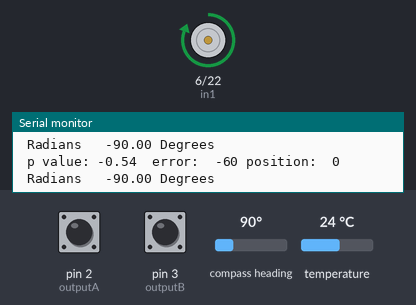
Simulated run of this sketch. Board: Arduino Mega 2560, built with avr-gcc and run on an emulated ATmega2560. Parts: motor-driver pin pairs drawn as motors (green arrow = first pin HIGH = forward, orange = second pin HIGH = backward, longer = more drive), the last lines printed to the serial monitor. The test bench sets the inputs (shaded band); at power-on: compass heading 90°, pin 2 (outputA) HIGH, pin 3 (outputB) HIGH, temperature 24 °C.

Above: at 2.2 s.
2.3 s: compass heading set to 7°
At 3.7 s:
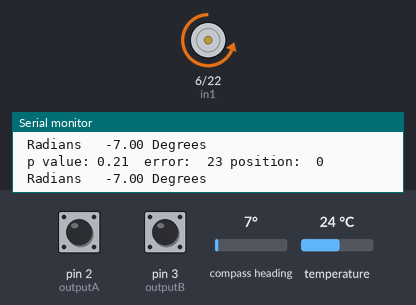
4.0 s: compass heading set to 90°
At 5.3 s:
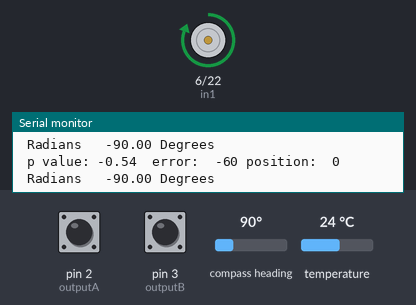
Timing chart, 0 to 7.0 s (numbered marks = the images above; inputs shaded):
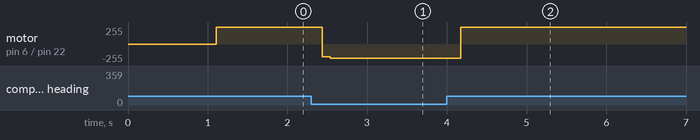

The sketch:

pid_imu.ino
```cpp
#include <Wire.h>
#include <Adafruit_Sensor.h>
#include <Adafruit_BNO055.h>
#include <utility/imumaths.h>

#define outputA 2
#define outputB 3
//#define enc_coun_rev 620
#define in1 6
#define in2 22
#define BNO055_SAMPLERATE_DELAY_MS (100)

Adafruit_BNO055 bno = Adafruit_BNO055(-1, 0x28, &Wire);

float  kp=0.009;
float kd=0.0001;
float ki=0;
int pos,dist=0;
float previousMillis = 0;
float currentMillis = 0;
//int  interval=1000;
//float rpm_right;
int setpoint;
int target;
int error;
float  p;
float deltaT,errord,errori=0.0000;
int eprev;
int pwm;


//int a1;

void setup()
{
  //Serial.begin(9600);
  Serial.begin(115200);

  while (!Serial) delay(10);  // wait for serial port to open!

  Serial.println("Orientation Sensor Raw Data Test"); Serial.println("");

  /* Initialise the sensor */
  if(!bno.begin())
  {
    /* There was a problem detecting the BNO055 ... check your connections */
    Serial.print("Ooops, no BNO055 detected ... Check your wiring or I2C ADDR!");
    while(1);
  }

  delay(1000);

  /* Display the current temperature */
  int8_t temp = bno.getTemp();
  Serial.print("Current Temperature: ");
  Serial.print(temp);
  Serial.println(" C");
  Serial.println("");

  bno.setExtCrystalUse(true);

  Serial.println("Calibration status values: 0=uncalibrated, 3=fully calibrated");

  pinMode(outputA,INPUT_PULLUP);
   pinMode(outputB,INPUT_PULLUP);
   pinMode(in1,OUTPUT);
   pinMode(in2,OUTPUT);

   //a1=digitalRead(outputA);
   attachInterrupt(digitalPinToInterrupt(outputA),ReadEncoder,RISING);
  attachInterrupt(digitalPinToInterrupt(outputB),ReadEncoderB,RISING);

}
void loop()
{

 imu::Quaternion quat = bno.getQuat();

 double rm[3][3];

rm[1][1] = quat.w()*quat.w() + quat.x()*quat.x() - quat.y()*quat.y() - quat.z()*quat.z();
rm[1][2] = 2*quat.x()*quat.y() - 2*quat.w()*quat.z();
rm[1][3] = 2*quat.x()*quat.z() + 2*quat.w()*quat.y();
rm[2][1] = 2*quat.x()*quat.y() + 2*quat.w()*quat.z();
rm[2][2] = quat.w()*quat.w() - quat.x()*quat.x() + quat.y()*quat.y() - quat.z()*quat.z();
rm[2][3] = 2*quat.y()*quat.z() - 2*quat.w()*quat.x();
rm[3][1] = 2*quat.x()*quat.z() - 2*quat.w()*quat.y();
rm[3][2] = 2*quat.y()*quat.z() + 2*quat.w()*quat.x();
rm[3][3] = quat.w()*quat.w() - quat.x()*quat.x() - quat.y()*quat.y() + quat.z()*quat.z();

/* Create Roll Pitch Yaw Angles from Quaternions */
double yy = quat.y() * quat.y(); // 2 Uses below

//double roll = atan2(2 * (quat.w() * quat.x() + quat.y() * quat.z()), 1 - 2*(quat.x() * quat.x() + yy));
//double pitch = asin(2 * quat.w() * quat.y() - quat.x() * quat.z());
double yaw = atan2(2 * (quat.w() * quat.z() + quat.x() * quat.y()), 1 - 2*(yy+quat.z() * quat.z()));

/*  Convert Radians to Degrees */
//float rollDeg  = 57.2958 * roll;
//float pitchDeg = 57.2958 * pitch;
float yawDeg   = 57.2958 * yaw;

Serial.print(" Radians \t"); Serial.print(yawDeg,2);   Serial.println(" Degrees");


  delay(BNO055_SAMPLERATE_DELAY_MS);

  int yaw_t=fabs(yawDeg);

// float rev=(pos/enc_coun_rev)*360;
// target=re


setpoint=yaw_t;
target=30;

 //Serial.println(pos);

 //pid
currentMillis = micros();
 deltaT= (currentMillis - previousMillis)/1000000.0;
  previousMillis = currentMillis;
   error=target-setpoint;
 errord=(error-eprev)/deltaT;
   errori=errori+error*deltaT;
// errord=error-eprev;
   // rpm_right = (pos* 60 / enc_coun_rev);
 p=(kp*error)+(kd*errord)+(ki*errori);

   eprev=error;


 /*if(error<0)
  {

   // targetnew=error-targetnew;
    setpoint=targetnew;
    error=setpoint-pos;
    //errord=error;
    errord=(error-eprev)/deltaT;
    Serial.print(" target new ");
    Serial.print( setpoint );

  }*/


 // pvalue();

   Serial.print(" p value: ");
   Serial.print(p);
  Serial.print("  error:  ");
   Serial.print(error);
   Serial.print(" position:  ");
   Serial.println(pos);

   //int pwm=int(220*(p));
// int pwm=abs(p);
 int pwm=(int)(220*p);

/*Serial.println(" pwm ");
   Serial.print(pwm);*/

if(error>0)
{

   digitalWrite(in2,HIGH);
   // digitalWrite(in1,LOW);
   //analogWrite(in1,pwm);

}
 else if(error<0)
  {

//    setpoint=abs(error);
//    pos=pos-setpoint;

     digitalWrite(in2,LOW);
   // digitalWrite(in1,HIGH);

//analogWrite(in1,pwm);
  }
else
{
 // p=0;

  digitalWrite(in1,LOW);
   digitalWrite(in2,LOW);
//  pwm=0;
}

if(pwm>220){
 //pwm=220;

 analogWrite(in1,220);}
 else if(pwm>0)
{
  analogWrite(in1,pwm);
}
else if(pwm<=0)
{
  analogWrite(in1,pwm);
}

/*else if(p<0)
{

   digitalWrite(in2,LOW);
    digitalWrite(in1,HIGH);

 // analogWrite(in1,pwm);

}*/


}
void ReadEncoder()
{
  //int c=digitalRead(outputB);

 if(digitalRead(outputA)==LOW)
  pos--;
  else
  pos++;

}
void ReadEncoderB()
{
 if(digitalRead(outputB)==LOW)
  pos--;
  else
  pos++;
}
```

Measured:
- after the input at 2.3 s, motor on pin 6 (in1) / pin 22 (in2): forward 255/255 → backward 192/255 after 0.14 s, → backward 210/255 0.10 s later
- after the input at 4.0 s, motor on pin 6 (in1) / pin 22 (in2): backward 210/255 → forward 255/255 after 0.17 s
